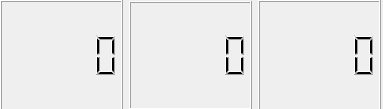
<?xml version="1.0" encoding="UTF-8"?>
<ui version="4.0">
 <class>clock</class>
 <widget class="QWidget" name="clock">
  <property name="geometry">
   <rect>
    <x>0</x>
    <y>0</y>
    <width>383</width>
    <height>109</height>
   </rect>
  </property>
  <property name="maximumSize">
   <size>
    <width>383</width>
    <height>143</height>
   </size>
  </property>
  <property name="windowTitle">
   <string>Form</string>
  </property>
  <widget class="QWidget" name="">
   <property name="geometry">
    <rect>
     <x>0</x>
     <y>0</y>
     <width>381</width>
     <height>111</height>
    </rect>
   </property>
   <layout class="QHBoxLayout" name="horizontalLayout">
    <item>
     <widget class="QLCDNumber" name="lcdhour"/>
    </item>
    <item>
     <widget class="QLCDNumber" name="lcdminute">
      <property name="maximumSize">
       <size>
        <width>123</width>
        <height>109</height>
       </size>
      </property>
     </widget>
    </item>
    <item>
     <widget class="QLCDNumber" name="lcdsecond"/>
    </item>
   </layout>
  </widget>
 </widget>
 <resources/>
 <connections/>
</ui>
